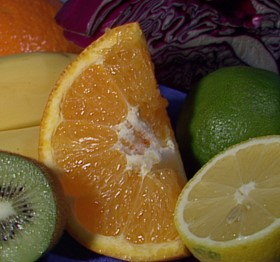
#> input picture 2 Week/fruits.jpg, 280 x 262 px
$ python '1. Pixel Wise Operation.py'
#> lines starting #> are read from the running program, lines starting #| are printed output that depends on the picture
import numpy as np
import cv2

src = cv2.imread('fruits.jpg', cv2.IMREAD_GRAYSCALE)
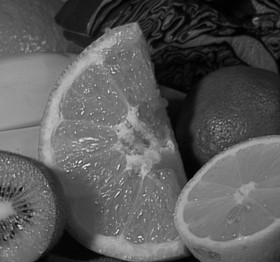
#> src: shape (262, 280); min 0, max 234, mean 89.1
add_src = cv2.add(src, 128)
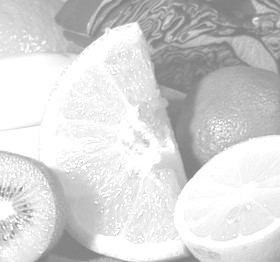
#> add_src: shape (262, 280); min 128, max 255, mean 213
sub_src = cv2.subtract(src, 128)
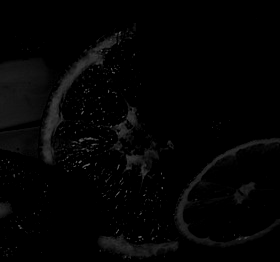
#> sub_src: shape (262, 280); min 0, max 106, mean 3.9

cv2.imshow('fruits', src)
cv2.imshow('function add 128', add_src)
cv2.imshow('add 128', src + 128)
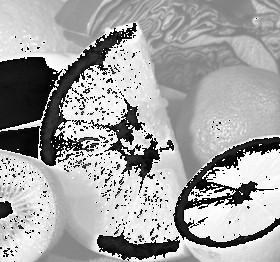
#> window 'add 128': shape (262, 280); min 0, max 255, mean 163.8
cv2.imshow('function sub 128', sub_src)
cv2.imshow('sub 128', src - 128)

cv2.waitKey()
cv2.destroyAllWindows()
